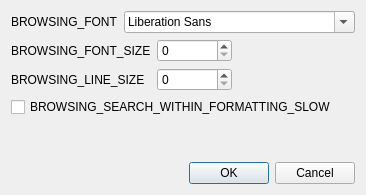
<?xml version="1.0" encoding="UTF-8"?>
<ui version="4.0">
 <class>Dialog</class>
 <widget class="QDialog" name="Dialog">
  <property name="geometry">
   <rect>
    <x>0</x>
    <y>0</y>
    <width>288</width>
    <height>195</height>
   </rect>
  </property>
  <property name="windowTitle">
   <string>BROWSING_BROWSER_OPTIONS</string>
  </property>
  <layout class="QVBoxLayout" name="verticalLayout">
   <item>
    <layout class="QHBoxLayout" name="horizontalLayout">
     <item>
      <widget class="QLabel" name="label">
       <property name="text">
        <string>BROWSING_FONT</string>
       </property>
      </widget>
     </item>
     <item>
      <widget class="QFontComboBox" name="fontCombo"/>
     </item>
    </layout>
   </item>
   <item>
    <layout class="QGridLayout" name="gridLayout">
     <item row="0" column="0">
      <widget class="QLabel" name="label_2">
       <property name="text">
        <string>BROWSING_FONT_SIZE</string>
       </property>
      </widget>
     </item>
     <item row="0" column="1">
      <widget class="QSpinBox" name="fontSize">
       <property name="minimumSize">
        <size>
         <width>75</width>
         <height>0</height>
        </size>
       </property>
      </widget>
     </item>
     <item row="1" column="0">
      <widget class="QLabel" name="label_3">
       <property name="text">
        <string>BROWSING_LINE_SIZE</string>
       </property>
      </widget>
     </item>
     <item row="1" column="1">
      <widget class="QSpinBox" name="lineSize"/>
     </item>
     <item row="0" column="2">
      <spacer name="horizontalSpacer_2">
       <property name="orientation">
        <enum>Qt::Horizontal</enum>
       </property>
       <property name="sizeHint" stdset="0">
        <size>
         <width>40</width>
         <height>20</height>
        </size>
       </property>
      </spacer>
     </item>
    </layout>
   </item>
   <item>
    <widget class="QCheckBox" name="fullSearch">
     <property name="text">
      <string>BROWSING_SEARCH_WITHIN_FORMATTING_SLOW</string>
     </property>
    </widget>
   </item>
   <item>
    <spacer name="verticalSpacer">
     <property name="orientation">
      <enum>Qt::Vertical</enum>
     </property>
     <property name="sizeHint" stdset="0">
      <size>
       <width>20</width>
       <height>40</height>
      </size>
     </property>
    </spacer>
   </item>
   <item>
    <widget class="QDialogButtonBox" name="buttonBox">
     <property name="orientation">
      <enum>Qt::Horizontal</enum>
     </property>
     <property name="standardButtons">
      <set>QDialogButtonBox::Cancel|QDialogButtonBox::Ok</set>
     </property>
    </widget>
   </item>
  </layout>
 </widget>
 <tabstops>
  <tabstop>fontCombo</tabstop>
  <tabstop>fontSize</tabstop>
  <tabstop>lineSize</tabstop>
  <tabstop>fullSearch</tabstop>
  <tabstop>buttonBox</tabstop>
 </tabstops>
 <resources/>
 <connections>
  <connection>
   <sender>buttonBox</sender>
   <signal>accepted()</signal>
   <receiver>Dialog</receiver>
   <slot>accept()</slot>
   <hints>
    <hint type="sourcelabel">
     <x>248</x>
     <y>254</y>
    </hint>
    <hint type="destinationlabel">
     <x>157</x>
     <y>274</y>
    </hint>
   </hints>
  </connection>
  <connection>
   <sender>buttonBox</sender>
   <signal>rejected()</signal>
   <receiver>Dialog</receiver>
   <slot>reject()</slot>
   <hints>
    <hint type="sourcelabel">
     <x>316</x>
     <y>260</y>
    </hint>
    <hint type="destinationlabel">
     <x>286</x>
     <y>274</y>
    </hint>
   </hints>
  </connection>
 </connections>
</ui>
